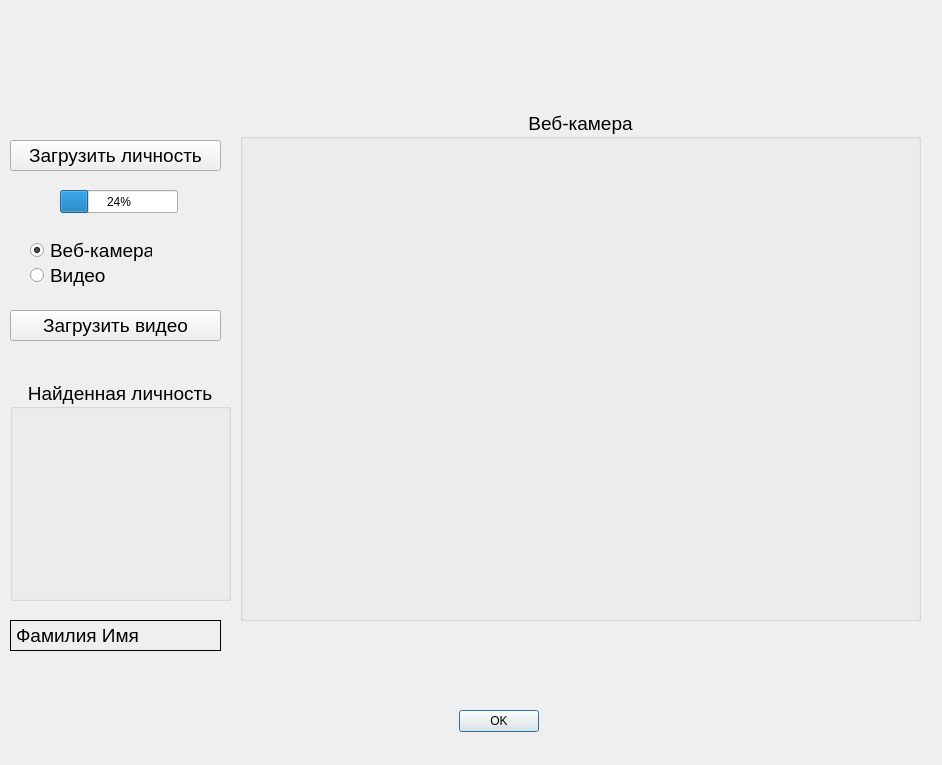
<?xml version="1.0" encoding="UTF-8"?>
<ui version="4.0">
 <class>GroupBox</class>
 <widget class="QDialog" name="GroupBox">
  <property name="windowModality">
   <enum>Qt::NonModal</enum>
  </property>
  <property name="geometry">
   <rect>
    <x>0</x>
    <y>0</y>
    <width>942</width>
    <height>765</height>
   </rect>
  </property>
  <property name="sizePolicy">
   <sizepolicy hsizetype="Preferred" vsizetype="Preferred">
    <horstretch>0</horstretch>
    <verstretch>0</verstretch>
   </sizepolicy>
  </property>
  <property name="windowTitle">
   <string>Dialog</string>
  </property>
  <widget class="QDialogButtonBox" name="buttonBox">
   <property name="geometry">
    <rect>
     <x>240</x>
     <y>710</y>
     <width>299</width>
     <height>23</height>
    </rect>
   </property>
   <property name="layoutDirection">
    <enum>Qt::LeftToRight</enum>
   </property>
   <property name="orientation">
    <enum>Qt::Horizontal</enum>
   </property>
   <property name="standardButtons">
    <set>QDialogButtonBox::Ok</set>
   </property>
  </widget>
  <widget class="QGroupBox" name="groupBox">
   <property name="geometry">
    <rect>
     <x>240</x>
     <y>110</y>
     <width>681</width>
     <height>511</height>
    </rect>
   </property>
   <property name="font">
    <font>
     <pointsize>14</pointsize>
    </font>
   </property>
   <property name="title">
    <string>Веб-камера</string>
   </property>
   <property name="alignment">
    <set>Qt::AlignCenter</set>
   </property>
  </widget>
  <widget class="QPushButton" name="pushButton_2">
   <property name="geometry">
    <rect>
     <x>10</x>
     <y>140</y>
     <width>211</width>
     <height>31</height>
    </rect>
   </property>
   <property name="font">
    <font>
     <pointsize>14</pointsize>
    </font>
   </property>
   <property name="text">
    <string>Загрузить личность</string>
   </property>
  </widget>
  <widget class="QPushButton" name="pushButton_3">
   <property name="geometry">
    <rect>
     <x>10</x>
     <y>310</y>
     <width>211</width>
     <height>31</height>
    </rect>
   </property>
   <property name="font">
    <font>
     <pointsize>14</pointsize>
    </font>
   </property>
   <property name="text">
    <string>Загрузить видео</string>
   </property>
  </widget>
  <widget class="QGroupBox" name="groupBox_2">
   <property name="geometry">
    <rect>
     <x>10</x>
     <y>380</y>
     <width>221</width>
     <height>221</height>
    </rect>
   </property>
   <property name="font">
    <font>
     <pointsize>14</pointsize>
    </font>
   </property>
   <property name="title">
    <string>Найденная личность</string>
   </property>
   <property name="alignment">
    <set>Qt::AlignCenter</set>
   </property>
   <widget class="QLabel" name="label_image">
    <property name="geometry">
     <rect>
      <x>10</x>
      <y>30</y>
      <width>191</width>
      <height>181</height>
     </rect>
    </property>
    <property name="text">
     <string/>
    </property>
    <property name="pixmap">
     <pixmap>C:/Users/Sky/Downloads/question.png</pixmap>
    </property>
    <property name="scaledContents">
     <bool>true</bool>
    </property>
   </widget>
  </widget>
  <widget class="QLabel" name="label">
   <property name="geometry">
    <rect>
     <x>10</x>
     <y>620</y>
     <width>211</width>
     <height>31</height>
    </rect>
   </property>
   <property name="font">
    <font>
     <pointsize>14</pointsize>
    </font>
   </property>
   <property name="frameShape">
    <enum>QFrame::Box</enum>
   </property>
   <property name="frameShadow">
    <enum>QFrame::Plain</enum>
   </property>
   <property name="lineWidth">
    <number>1</number>
   </property>
   <property name="text">
    <string>Фамилия Имя </string>
   </property>
  </widget>
  <widget class="QProgressBar" name="progressBar">
   <property name="geometry">
    <rect>
     <x>60</x>
     <y>190</y>
     <width>118</width>
     <height>23</height>
    </rect>
   </property>
   <property name="value">
    <number>24</number>
   </property>
  </widget>
  <widget class="QRadioButton" name="radioButton">
   <property name="geometry">
    <rect>
     <x>30</x>
     <y>230</y>
     <width>122</width>
     <height>41</height>
    </rect>
   </property>
   <property name="font">
    <font>
     <pointsize>14</pointsize>
    </font>
   </property>
   <property name="autoFillBackground">
    <bool>false</bool>
   </property>
   <property name="text">
    <string>Веб-камера</string>
   </property>
   <property name="iconSize">
    <size>
     <width>16</width>
     <height>16</height>
    </size>
   </property>
   <property name="checked">
    <bool>true</bool>
   </property>
  </widget>
  <widget class="QRadioButton" name="radioButton_2">
   <property name="geometry">
    <rect>
     <x>30</x>
     <y>260</y>
     <width>151</width>
     <height>31</height>
    </rect>
   </property>
   <property name="font">
    <font>
     <pointsize>14</pointsize>
    </font>
   </property>
   <property name="text">
    <string>Видео</string>
   </property>
  </widget>
 </widget>
 <resources/>
 <connections>
  <connection>
   <sender>buttonBox</sender>
   <signal>rejected()</signal>
   <receiver>GroupBox</receiver>
   <slot>reject()</slot>
   <hints>
    <hint type="sourcelabel">
     <x>316</x>
     <y>260</y>
    </hint>
    <hint type="destinationlabel">
     <x>286</x>
     <y>274</y>
    </hint>
   </hints>
  </connection>
  <connection>
   <sender>buttonBox</sender>
   <signal>accepted()</signal>
   <receiver>GroupBox</receiver>
   <slot>accept()</slot>
   <hints>
    <hint type="sourcelabel">
     <x>248</x>
     <y>254</y>
    </hint>
    <hint type="destinationlabel">
     <x>157</x>
     <y>274</y>
    </hint>
   </hints>
  </connection>
 </connections>
</ui>
